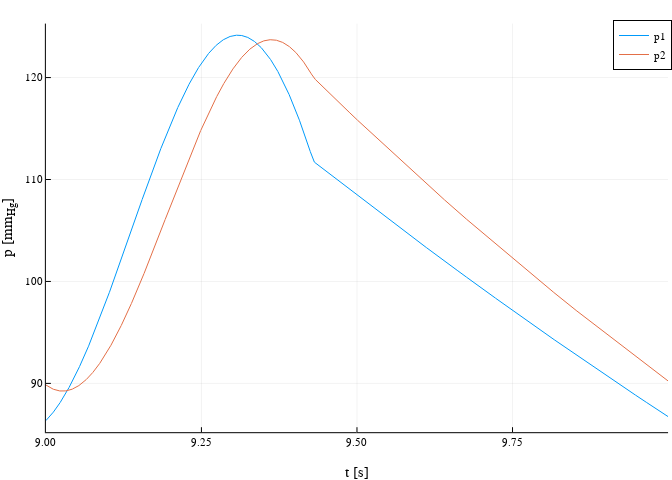

Notebook code for this chart:
### Markdown cell above
And indeed, the run time is now one order of magnitude faster than the Matlab times shown in @sec-odePM.

We can plot the solution in @fig-wk4-sol using the special plot recipe for ODE solutions:

### Code cell
#| label: fig-wk4-sol
#| fig-cap: Solution of 4-element windkessel model using Julia's DifferentialEquations.jl
plot(sol,
     label = ["p1" "p2"],
     xlabel = "t [s]",
     ylabel = "p [mm<sub>Hg</sub>]",
     tspan=(9,10))

### Figure 1 — Plotly figure (JSON) as saved in the notebook; plotly's stock layout.template omitted (floating-point values rounded to 4 significant figures; data arrays with more than 128 entries replaced by an {"elided": "..."} marker saying what was removed)
{"data": [{"colorbar": {"len": 0.9286, "title": "", "x": 0.9941, "y": 0.5275}, "legendgroup": "p1", "line": {"color": "rgba(0, 154, 250, 1.000)", "dash": "solid", "shape": "linear", "width": 1}, "mode": "lines", "name": "p1", "showlegend": true, "type": "scatter", "x": {"elided": "4830 float values"}, "xaxis": "x", "y": {"elided": "4830 float values"}, "yaxis": "y"}, {"colorbar": {"len": 0.9286, "title": "", "x": 0.9941, "y": 0.5275}, "legendgroup": "p2", "line": {"color": "rgba(227, 111, 71, 1.000)", "dash": "solid", "shape": "linear", "width": 1}, "mode": "lines", "name": "p2", "showlegend": true, "type": "scatter", "x": {"elided": "4830 float values"}, "xaxis": "x", "y": {"elided": "4830 float values"}, "yaxis": "y"}], "layout": {"annotations": [], "height": 480, "legend": {"bgcolor": "rgba(255, 255, 255, 1.000)", "bordercolor": "rgba(0, 0, 0, 1.000)", "borderwidth": 1, "font": {"color": "rgba(0, 0, 0, 1.000)", "family": "sans-serif", "size": 11}, "title": {"font": {"color": "rgba(0, 0, 0, 1.000)", "family": "sans-serif", "size": 15}, "text": ""}, "tracegroupgap": 0, "traceorder": "normal", "x": 1.0, "xanchor": "auto", "y": 1.0, "yanchor": "auto"}, "margin": {"b": 20, "l": 0, "r": 0, "t": 20}, "paper_bgcolor": "rgba(255, 255, 255, 1.000)", "plot_bgcolor": "rgba(255, 255, 255, 1.000)", "showlegend": true, "width": 672, "xaxis": {"anchor": "y", "domain": [0.06828, 0.9941], "gridcolor": "rgba(0, 0, 0, 0.100)", "gridwidth": 0.5, "linecolor": "rgba(0, 0, 0, 1.000)", "mirror": false, "range": [9.0, 10.0], "showgrid": true, "showline": true, "showticklabels": true, "tickangle": 0, "tickcolor": "rgb(0, 0, 0)", "tickfont": {"color": "rgba(0, 0, 0, 1.000)", "family": "sans-serif", "size": 11}, "tickmode": "array", "ticks": "inside", "ticktext": ["9.00", "9.25", "9.50", "9.75", "10.00"], "tickvals": [9.0, 9.25, 9.5, 9.75, 10.0], "title": "t [s]", "titlefont": {"color": "rgba(0, 0, 0, 1.000)", "family": "sans-serif", "size": 15}, "type": "-", "visible": true, "zeroline": false, "zerolinecolor": "rgba(0, 0, 0, 1.000)"}, "yaxis": {"anchor": "x", "domain": [0.06318, 0.9918], "gridcolor": "rgba(0, 0, 0, 0.100)", "gridwidth": 0.5, "linecolor": "rgba(0, 0, 0, 1.000)", "mirror": false, "range": [85.21, 125.3], "showgrid": true, "showline": true, "showticklabels": true, "tickangle": 0, "tickcolor": "rgb(0, 0, 0)", "tickfont": {"color": "rgba(0, 0, 0, 1.000)", "family": "sans-serif", "size": 11}, "tickmode": "array", "ticks": "inside", "ticktext": ["90", "100", "110", "120"], "tickvals": [90.0, 100.0, 110.0, 120.0], "title": "p [mm<sub>Hg</sub>]", "titlefont": {"color": "rgba(0, 0, 0, 1.000)", "family": "sans-serif", "size": 15}, "type": "-", "visible": true, "zeroline": false, "zerolinecolor": "rgba(0, 0, 0, 1.000)"}}}
